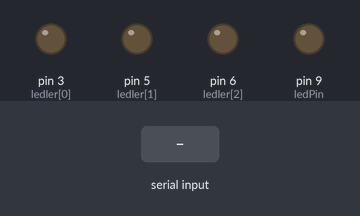
Simulated run of this sketch. Board: Arduino Uno, built with avr-gcc and run on an emulated ATmega328P. Shown: output pins drawn as LEDs (lit = HIGH). Inputs (shaded band) come from the test bench.

Above: at 1.2 s.
1.3 s: "1" received over Serial
At 1.8 s:
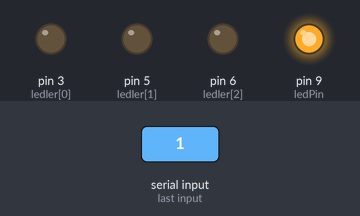
2.8 s: "2" received over Serial
At 4.0 s:
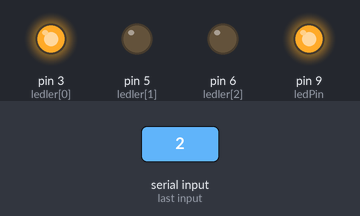
4.3 s: "0" received over Serial
At 5.3 s:
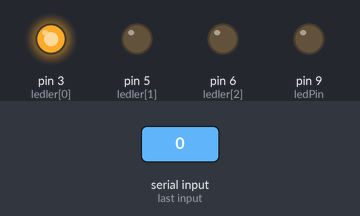
5.8 s: "a" received over Serial
At 6.4 s:
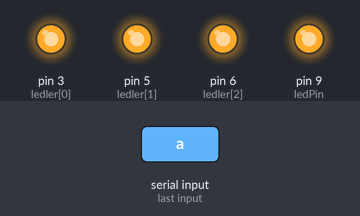
7.3 s: "0" received over Serial
At 7.6 s:
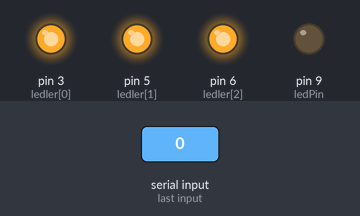
Timing chart, 0 to 9.8 s (numbered marks = the images above; inputs shaded):
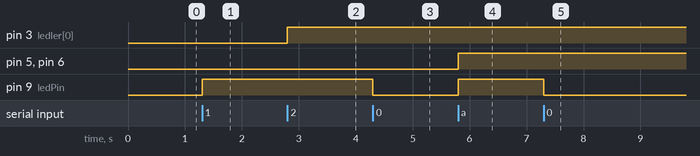

Measured:
- after the input at 1.3 s, pin 9 (ledPin): LOW → HIGH at once
- after the input at 2.8 s, pin 3 (ledler[0]): LOW → HIGH at once
- after the input at 4.3 s, pin 9 (ledPin): HIGH → LOW at once
- after the input at 5.8 s, pin 5 (ledler[1]), pin 6 (ledler[2]), pin 9 (ledPin): LOW → HIGH at once
- after the input at 7.3 s, pin 9 (ledPin): HIGH → LOW at once

The sketch:

ak0197_serialOkuma.ino
```cpp
/*
  ak0197 — çözüm örneği

  SEN YAP 1) Test adımı, kod değişikliği yok.

  SEN YAP 2) Üçüncü if: '2' gelince pin 3'teki LED yanar. Aşağıda pinMode'lar
    SEN YAP 3'teki ledler[] dizisiyle birlikte for ile ayarlandığı için pin 3'ün
    pinMode'u da orada, dizinin ilk elemanı olarak (ledler[0] = 3) hazır geliyor.

  SEN YAP 3) 'a' gelince ak0185'teki ledler dizisinin HEPSİ birden yanar — for ile
    dört pine tek tek digitalWrite(HIGH) yazılır. Aşağıdaki kod SEN YAP 2 ve 3'ü
    birlikte gösterir.
*/

const int ledSayisi = 4;
const int ledler[4] = {3, 5, 6, 9};

char gelenKarakter;
const int ledPin = 9;

void setup() {
  for (int i = 0; i < ledSayisi; i++) {
    pinMode(ledler[i], OUTPUT);
  }
  Serial.begin(9600);
}

void loop() {
  if (Serial.available() > 0) {
    gelenKarakter = Serial.read();

    if (gelenKarakter == '1') {
      digitalWrite(ledPin, HIGH);
    }

    if (gelenKarakter == '0') {
      digitalWrite(ledPin, LOW);
    }

    if (gelenKarakter == '2') {
      digitalWrite(3, HIGH);
    }

    if (gelenKarakter == 'a') {
      for (int i = 0; i < ledSayisi; i++) {
        digitalWrite(ledler[i], HIGH);
      }
    }
  }
}
```
